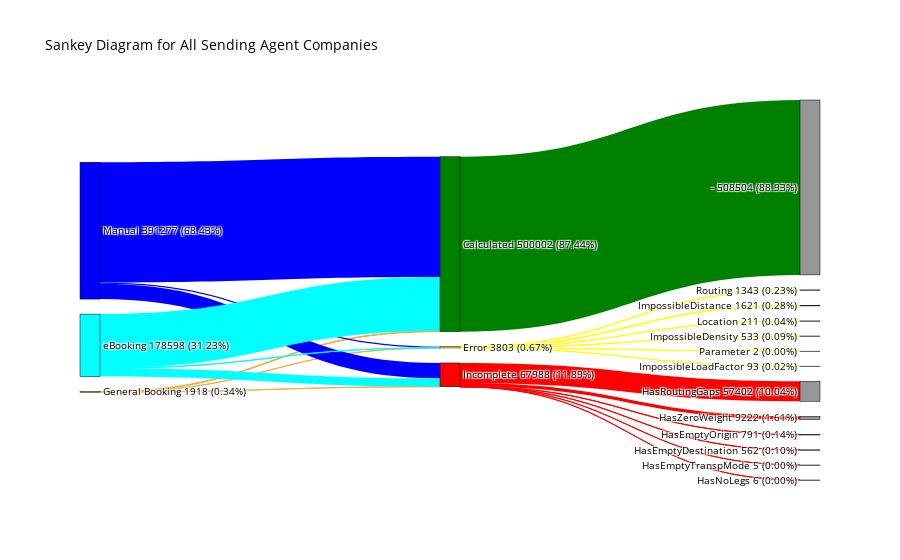

Notebook code for this chart:
### Code cell
import pandas as pd
import plotly.graph_objects as go

# Load the spreadsheet
file_path = 'f84929f2-cfc0-4e3f-a7b5-b2d319802376 (1).xlsx'
df = pd.read_excel(file_path)

# Clean the dataframe by removing rows with missing values in critical columns
df_cleaned = df.dropna(subset=['Sending Agent Company', 'Booking Type', 'Status', 'Error Category'])

# Prepare the data for Sankey diagram
def prepare_sankey_data(df):
    # Define all nodes
    all_nodes = list(pd.concat([df['Booking Type'], df['Status'], df['Error Category']]).unique())
    
    # Map the nodes to indices
    node_indices = {node: i for i, node in enumerate(all_nodes)}
    
    # Aggregate flows from Booking Type to Status
    bt_to_status = df.groupby(['Booking Type', 'Status'])['#Shipments'].sum().reset_index()
    bt_to_status['Percentage'] = 100 * bt_to_status['#Shipments'] / bt_to_status['#Shipments'].sum()
    source_indices_bt_to_status = bt_to_status['Booking Type'].map(node_indices).tolist()
    target_indices_bt_to_status = bt_to_status['Status'].map(node_indices).tolist()
    values_bt_to_status = bt_to_status['#Shipments'].tolist()
    
    # Aggregate flows from Status to Error Category
    status_to_ec = df.groupby(['Status', 'Error Category'])['#Shipments'].sum().reset_index()
    status_to_ec['Percentage'] = 100 * status_to_ec['#Shipments'] / status_to_ec['#Shipments'].sum()
    source_indices_status_to_ec = status_to_ec['Status'].map(node_indices).tolist()
    target_indices_status_to_ec = status_to_ec['Error Category'].map(node_indices).tolist()
    values_status_to_ec = status_to_ec['#Shipments'].tolist()
    
    # Combine all indices and values
    source_indices = source_indices_bt_to_status + source_indices_status_to_ec
    target_indices = target_indices_bt_to_status + target_indices_status_to_ec
    values = values_bt_to_status + values_status_to_ec
    
    # Update node labels with values
    node_labels = []
    for node in all_nodes:
        total_shipments = df[df.isin([node]).any(axis=1)]['#Shipments'].sum()
        percentage = 100 * total_shipments / df['#Shipments'].sum()
        node_labels.append(f"{node}\n{total_shipments} ({percentage:.2f}%)")
    
    # Define colors for nodes
    color_palette = {
        'Manual': 'rgb(0, 0, 255)', 
        'eBooking': 'rgb(0, 255, 255)', 
        'General Booking': 'rgb(245, 170, 66)',
        'Calculated': 'rgb(0, 128, 0)',
        'Incomplete': 'rgb(255, 0, 0)',
        'Error': 'rgb(255, 255, 0)',  
        'Error Category': 'rgb(150, 150, 150)'  
    }
    
    node_colors = []
    for node in all_nodes:
        if node in color_palette:
            node_colors.append(color_palette[node])
        elif node in df['Booking Type'].unique():
            node_colors.append(color_palette[node])
        elif node in df['Status'].unique():
            node_colors.append(color_palette[node])
        else:
            node_colors.append(color_palette['Error Category'])
    
    return node_labels, source_indices, target_indices, values, node_colors

# Create and display Sankey diagram using Plotly
def create_sankey(node_labels, source_indices, target_indices, values, node_colors):
    fig = go.Figure(data=[go.Sankey(
        node=dict(
            pad=15,
            thickness=20,
            line=dict(color="black", width=0.5),
            label=node_labels,
            color=node_colors
        ),
        link=dict(
            source=source_indices,
            target=target_indices,
            value=values,
            color=[node_colors[src] for src in source_indices]  # Color links based on source node color
        ))])
    
    # Update layout for improved readability
    fig.update_layout(
        title_text='Sankey Diagram for All Sending Agent Companies', 
        font=dict(size=10, color='black')  # Set font color and size for better readability
    )
    fig.show()

# Prepare the data
node_labels, source_indices, target_indices, values, node_colors = prepare_sankey_data(df_cleaned)

# Create and display the Sankey diagram
create_sankey(node_labels, source_indices, target_indices, values, node_colors)

### Figure 1 — Plotly figure (JSON) as saved in the notebook; plotly's stock layout.template omitted (floating-point values rounded to 4 significant figures)
{"data": [{"link": {"color": ["rgb(245, 170, 66)", "rgb(245, 170, 66)", "rgb(245, 170, 66)", "rgb(0, 0, 255)", "rgb(0, 0, 255)", "rgb(0, 0, 255)", "rgb(0, 255, 255)", "rgb(0, 255, 255)", "rgb(0, 255, 255)", "rgb(0, 128, 0)", "rgb(255, 255, 0)", "rgb(255, 255, 0)", "rgb(255, 255, 0)", "rgb(255, 255, 0)", "rgb(255, 255, 0)", "rgb(255, 255, 0)", "rgb(255, 0, 0)", "rgb(255, 0, 0)", "rgb(255, 0, 0)", "rgb(255, 0, 0)", "rgb(255, 0, 0)", "rgb(255, 0, 0)"], "source": [2, 2, 2, 1, 1, 1, 0, 0, 0, 3, 5, 5, 5, 5, 5, 5, 4, 4, 4, 4, 4, 4], "target": [3, 5, 4, 3, 5, 4, 3, 5, 4, 6, 14, 13, 17, 12, 15, 11, 10, 9, 16, 18, 7, 8], "value": [1789, 10, 119, 344033, 3052, 44192, 154180, 741, 23677, 500002, 533, 1621, 93, 211, 2, 1343, 562, 791, 5, 6, 57402, 9222]}, "node": {"color": ["rgb(0, 255, 255)", "rgb(0, 0, 255)", "rgb(245, 170, 66)", "rgb(0, 128, 0)", "rgb(255, 0, 0)", "rgb(255, 255, 0)", "rgb(150, 150, 150)", "rgb(150, 150, 150)", "rgb(150, 150, 150)", "rgb(150, 150, 150)", "rgb(150, 150, 150)", "rgb(150, 150, 150)", "rgb(150, 150, 150)", "rgb(150, 150, 150)", "rgb(150, 150, 150)", "rgb(150, 150, 150)", "rgb(150, 150, 150)", "rgb(150, 150, 150)", "rgb(150, 150, 150)"], "label": ["eBooking\n178598 (31.23%)", "Manual\n391277 (68.43%)", "General Booking\n1918 (0.34%)", "Calculated\n500002 (87.44%)", "Incomplete\n67988 (11.89%)", "Error\n3803 (0.67%)", "-\n508504 (88.93%)", "HasRoutingGaps\n57402 (10.04%)", "HasZeroWeight\n9222 (1.61%)", "HasEmptyOrigin\n791 (0.14%)", "HasEmptyDestination\n562 (0.10%)", "Routing\n1343 (0.23%)", "Location\n211 (0.04%)", "ImpossibleDistance\n1621 (0.28%)", "ImpossibleDensity\n533 (0.09%)", "Parameter\n2 (0.00%)", "HasEmptyTranspMode\n5 (0.00%)", "ImpossibleLoadFactor\n93 (0.02%)", "HasNoLegs\n6 (0.00%)"], "line": {"color": "black", "width": 0.5}, "pad": 15, "thickness": 20}, "type": "sankey"}], "layout": {"font": {"color": "black", "size": 10}, "title": {"text": "Sankey Diagram for All Sending Agent Companies"}}}
